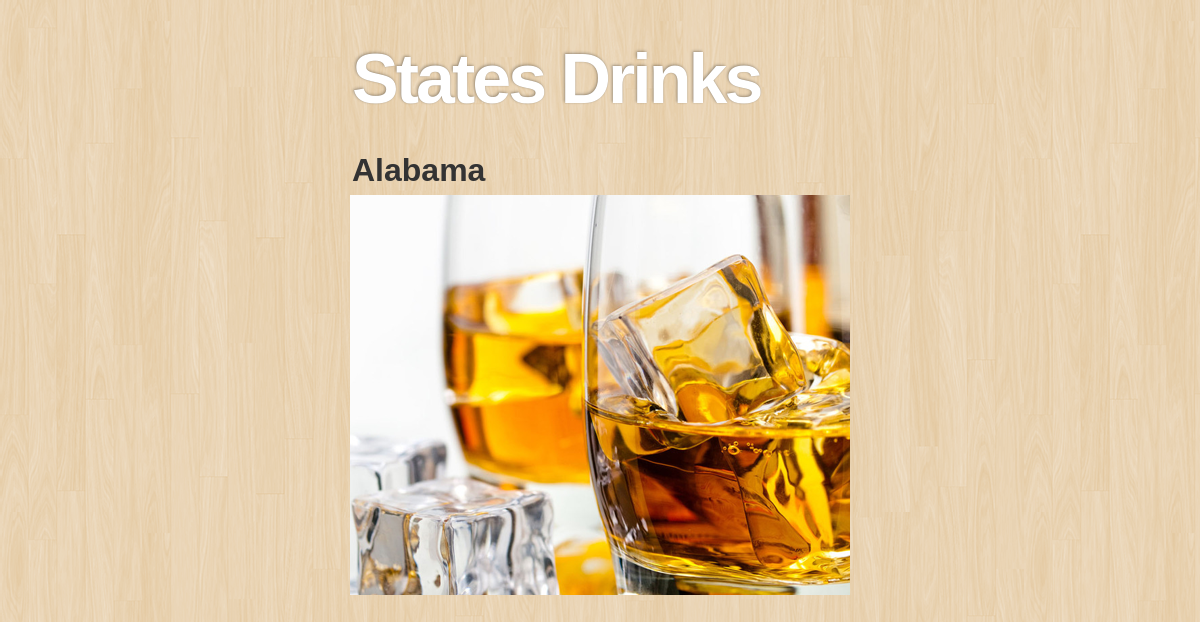
The page /One_Month_SQL_Files/states/drink.php?id=1 on the database its author committed.
### tables this page shows
CREATE TABLE IF NOT EXISTS `states` (
  `id` int(11) NOT NULL AUTO_INCREMENT,
  `state` varchar(255) NOT NULL,
  `drink` varchar(255) NOT NULL,
  `year` int(10) NOT NULL,
  `image` varchar(256) NOT NULL,
  PRIMARY KEY (`id`)
);

### One_Month_SQL_Files/states/drink.php (the view, shortened to what this page needs)
<?php
	require('config.php');
?>
<?php
	$result = $mysqli->query("SELECT * FROM states WHERE id=" . $_REQUEST['id']) or die(mysql_error());
?>
<!DOCTYPE html>
	<html lang="en">
	<head>
		<link rel="stylesheet" href="css/normalize.css">
		<link rel="stylesheet" href="css/style.css">
	</head>
	<body>
		<div id="container">
			<h1>States Drinks</h1>
		 	<?php
			while($row = $result->fetch_array(MYSQLI_BOTH)) {
				echo "<h2>" . $row['state'] . "</h2>";
				echo "<img src=\"images/" . $row['image'] . "\">";
			}
			?>
		</div>
	</body>
</html>

### One_Month_SQL_Files/states/css/style.css (style rules this page uses)
body { font-family: Helvetica, Arial, sans-serif; font-size: 12px; color: black; line-height: 1.4; padding: 10px; background: url('../images/pattern1.png'); }
h1 { margin: 20px 2px; font-size: 70px; color: #FFFFFF; letter-spacing: -3px; text-shadow: 0px 0px 1px rgba(0, 0, 0, 0.2),-1px -1px 3px rgba(0, 0, 0, 0.3); }
h2 { margin: 2px; font-size: 32px; color: #333; cursor: pointer; }
#container { margin: 0 auto; width: 500px; color: #333; }

### rows shown on the page
states: state "Alabama", image (picture)
